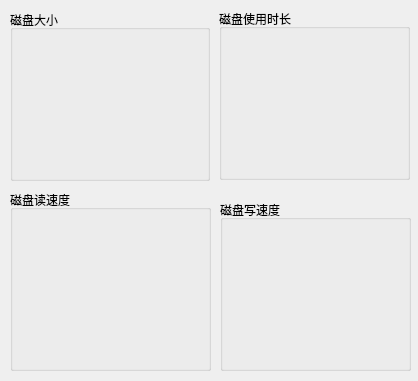
<?xml version="1.0" encoding="UTF-8"?>
<ui version="4.0">
 <class>MainWindow</class>
 <widget class="QMainWindow" name="MainWindow">
  <property name="geometry">
   <rect>
    <x>0</x>
    <y>0</y>
    <width>418</width>
    <height>381</height>
   </rect>
  </property>
  <property name="windowTitle">
   <string>MainWindow</string>
  </property>
  <widget class="QWidget" name="centralwidget">
   <widget class="QGroupBox" name="groupBox">
    <property name="geometry">
     <rect>
      <x>10</x>
      <y>10</y>
      <width>200</width>
      <height>171</height>
     </rect>
    </property>
    <property name="maximumSize">
     <size>
      <width>200</width>
      <height>200</height>
     </size>
    </property>
    <property name="title">
     <string>磁盘大小</string>
    </property>
   </widget>
   <widget class="QGroupBox" name="groupBox_2">
    <property name="geometry">
     <rect>
      <x>10</x>
      <y>190</y>
      <width>201</width>
      <height>181</height>
     </rect>
    </property>
    <property name="title">
     <string>磁盘读速度</string>
    </property>
   </widget>
   <widget class="QGroupBox" name="groupBox_3">
    <property name="geometry">
     <rect>
      <x>219</x>
      <y>9</y>
      <width>191</width>
      <height>171</height>
     </rect>
    </property>
    <property name="title">
     <string>磁盘使用时长</string>
    </property>
   </widget>
   <widget class="QGroupBox" name="groupBox_4">
    <property name="geometry">
     <rect>
      <x>220</x>
      <y>200</y>
      <width>191</width>
      <height>171</height>
     </rect>
    </property>
    <property name="title">
     <string>磁盘写速度</string>
    </property>
   </widget>
  </widget>
 </widget>
 <resources/>
 <connections/>
</ui>
